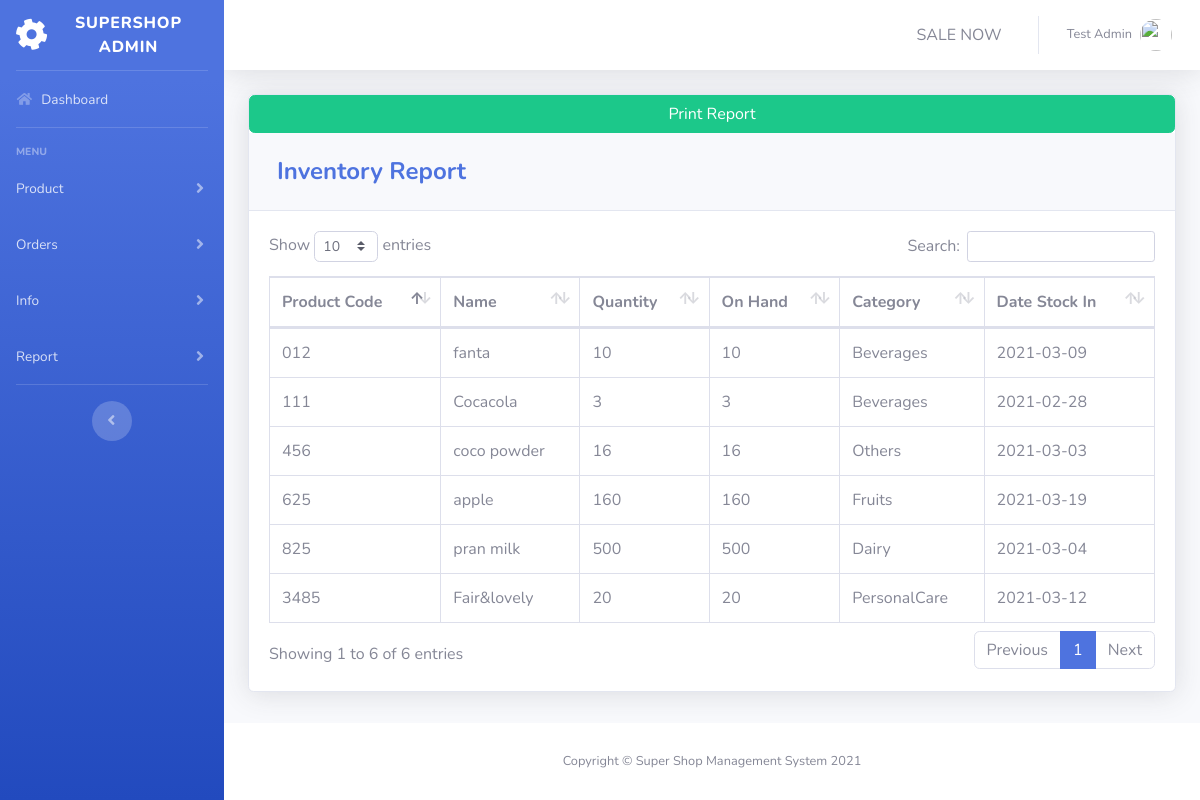
The page /pages/report_inventory.php (signed in) on the database its author committed.
### tables this page shows
CREATE TABLE `product` (
  `PRODUCT_ID` int(11) NOT NULL,
  `PRODUCT_CODE` varchar(20) NOT NULL,
  `NAME` varchar(50) DEFAULT NULL,
  `DESCRIPTION` varchar(250) NOT NULL,
  `QTY_STOCK` int(50) DEFAULT NULL,
  `ON_HAND` int(250) NOT NULL,
  `PRICE` int(50) DEFAULT NULL,
  `CATEGORY_ID` int(11) DEFAULT NULL,
  `SUPPLIER_ID` int(11) DEFAULT NULL,
  `DATE_STOCK_IN` varchar(50) NOT NULL
);

CREATE TABLE `category` (
  `CATEGORY_ID` int(11) NOT NULL,
  `CNAME` varchar(50) DEFAULT NULL
);

### pages/report_inventory.php (the view, shortened to what this page needs)
<?php
include'../includes/connection.php';
include'../includes/sidebar.php';
?>
            <div class="card shadow mb-4">
              <input type="button" class="btn btn-success" onclick="printDiv('printableArea')" value="Print Report" />
            <div class="card-header py-3">
              <h4 class="m-2 font-weight-bold text-primary">Inventory Report</h4>
            </div>
            <div class="card-body" id="printableArea">
              <div class="table-responsive">
                <table class="table table-bordered" id="dataTable" width="100%" cellspacing="0">
               <thead>
                   <tr>
                     <th>Product Code</th>
                     <th>Name</th>
                     <th>Quantity</th>
                     <th>On Hand</th>
                     <th>Category</th>
                     <th>Date Stock In</th>
                   </tr>
               </thead>
          <tbody>
<?php
    $query = 'SELECT PRODUCT_ID, PRODUCT_CODE, NAME, COUNT(`QTY_STOCK`) AS "QTY_STOCK", COUNT(`ON_HAND`) AS "ON_HAND", CNAME, DATE_STOCK_IN FROM product p join category c on p.CATEGORY_ID=c.CATEGORY_ID GROUP BY PRODUCT_CODE';
        $result = mysqli_query($db, $query) or die (mysqli_error($db));
            while ($row = mysqli_fetch_assoc($result)) {
                echo '<tr>';
                echo '<td>'. $row['PRODUCT_CODE'].'</td>';
                echo '<td>'. $row['NAME'].'</td>';
                echo '<td>'. $row['QTY_STOCK'].'</td>';
                echo '<td>'. $row['ON_HAND'].'</td>';
                echo '<td>'. $row['CNAME'].'</td>';
                echo '<td>'. $row['DATE_STOCK_IN'].'</td>';
                echo '</tr> ';
                        }
?>
                                </tbody>
                            </table>
                        </div>
                    </div>
                  </div>
<?php
include'../includes/footer.php';
?>

### rows shown on the page
product: PRODUCT_CODE "012", NAME "fanta", QTY_STOCK "10", ON_HAND "10", CATEGORY_ID.CNAME "Beverages", DATE_STOCK_IN "2021-03-09"
product: PRODUCT_CODE "111", NAME "Cocacola", QTY_STOCK "3", ON_HAND "3", CATEGORY_ID.CNAME "Beverages", DATE_STOCK_IN "2021-02-28"
product: PRODUCT_CODE "3485", NAME "Fair&lovely", QTY_STOCK "20", ON_HAND "20", CATEGORY_ID.CNAME "PersonalCare", DATE_STOCK_IN "2021-03-12"
product: PRODUCT_CODE "456", NAME "coco powder", QTY_STOCK "16", ON_HAND "16", CATEGORY_ID.CNAME "Others", DATE_STOCK_IN "2021-03-03"
product: PRODUCT_CODE "625", NAME "apple", QTY_STOCK "160", ON_HAND "160", CATEGORY_ID.CNAME "Fruits", DATE_STOCK_IN "2021-03-19"
product: PRODUCT_CODE "825", NAME "pran milk", QTY_STOCK "500", ON_HAND "500", CATEGORY_ID.CNAME "Dairy", DATE_STOCK_IN "2021-03-04"

### other values the page prints
$_SESSION['FIRST_NAME'] "Test"
$_SESSION['LAST_NAME'] "Admin"
